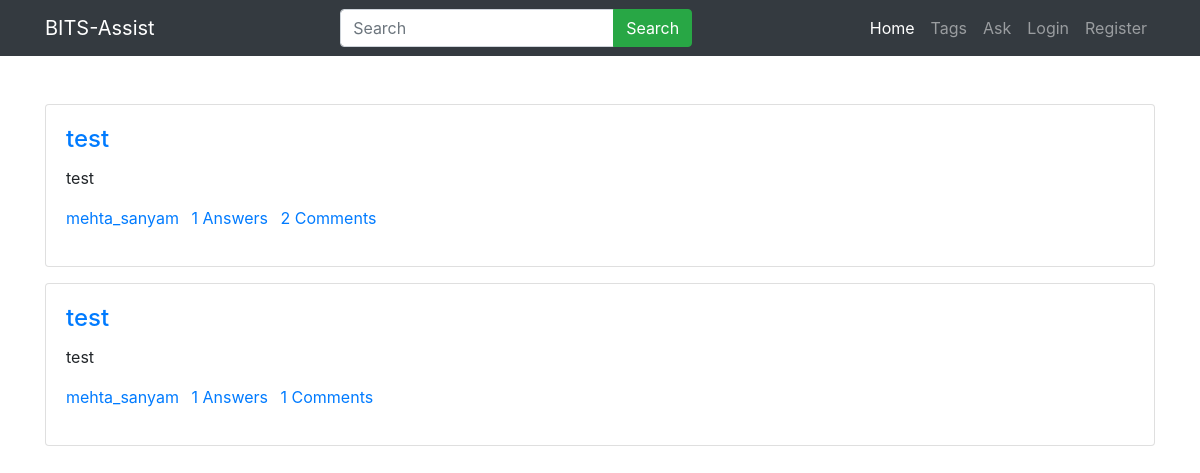
The app's page /tag/test with its own data.
### main/models.py (models this page shows, shortened)
class Question(models.Model):
    user=models.ForeignKey(User,on_delete=models.CASCADE)
    title=models.CharField(max_length=300)
    detail=models.TextField()
    tags=models.TextField(default='')
    add_time=models.DateTimeField(auto_now_add=True)

### main/views.py (the view)
# urls.py: path('tag/<str:tag>',views.tag,name='tag'),
def tag(request,tag):
    quests=Question.objects.annotate(total_comments=Count('answer__comment')).filter(tags__icontains=tag).order_by('-id')
    paginator=Paginator(quests,10)
    page_num=request.GET.get('page',1)
    quests=paginator.page(page_num)
    return render(request,'tag.html',{'quests':quests,'tag':tag})

### main/templates/tag.html (shortened to what this page needs)
{% extends 'base.html' %}
{% load static %}
{% load humanize %}
{% block content %}
    <div class="container py-5">
        {% for quest in quests %}
        <div class="card mb-3">
            <div class="card-body">
                <h4 class="card-title"><a href="/detail/{{quest.id}}">{{quest.title}}</a></h4>
                <p class="card-text">{{quest.detail}}</p>
                <p>
                    <a href="#" class="mr-2">{{quest.user.username}}</a>
                    <a href="#" class="mr-2">{{quest.answer_set.count}} Answers</a>
                    <a href="#" class="mr-2">{{quest.total_comments}} Comments</a>
                </p>
            </div>
        </div>
        {% endfor %}
    </div>
{% endblock %}

### records on screen
Question: title "test", detail "test", user.username "mehta_sanyam", answer_set.count "1", total_comments "2"
Question: title "test", detail "test", user.username "mehta_sanyam", answer_set.count "1", total_comments "1"
